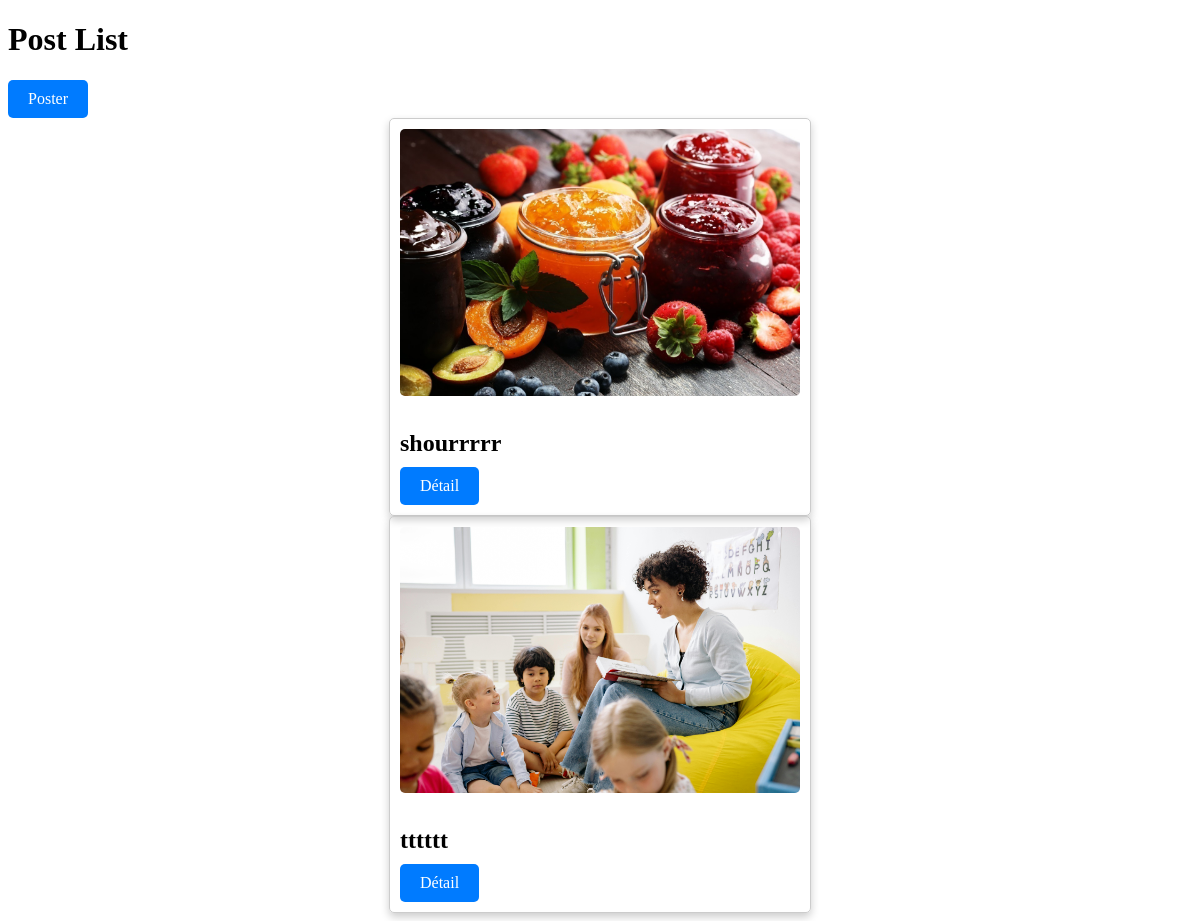
Screenshot of /blog/ with the database file from the repository.
### blog/models.py (models this page shows, shortened)
class Post(models.Model):
    title = models.CharField(max_length=200, unique=True)
    slug = models.SlugField(max_length=200, unique=True)
    author = models.ForeignKey(User, on_delete= models.CASCADE,related_name='blog_posts')
    updated_on = models.DateTimeField(auto_now= True)
    content = models.TextField()
    created_on = models.DateTimeField(auto_now_add=True)
    status = models.IntegerField(choices=STATUS, default=0)
    image=models.ImageField(blank=True)
    class Meta:
        ordering = ['-created_on']

### blog/views.py (the view)
# urls.py: path('', PostListView.as_view(), name='post_list'),
class PostListView(ListView):
    model = Post
    template_name = 'blog/post_list.html'
    context_object_name = 'posts'

### blog/templates/blog/post_list.html (shortened to what this page needs)
<!DOCTYPE html>
<html>
<head>
</head>
<body>
    <h1>Post List</h1>
    <a href="{% url 'post_create' %}" class="button">Poster</a>
    {% for post in posts %}
        <div class="card">
            <img src="{{ post.image.url }}" alt="{{ post.title }}">
            <h2>{{ post.title }}</h2>
            <a href="{% url 'post_detail' post.pk %}" class="button">Détail</a>
        </div>
    {% empty %}
        <p>Aucun post n'est disponible pour le moment.</p>
    {% endfor %}
</body>
</html>

### blog/templates/blog/post_list.html (style rules this page uses)
.card { margin-bottom: 20px; border: 1px solid #ccc; border-radius: 5px; padding: 10px; box-shadow: 0 4px 8px 0 rgba(0,0,0,0.2); max-width: 400px; margin: 0 auto; }
.card img { width: 100%; height: auto; border-radius: 5px; margin-bottom: 10px; }
.card h2 { font-size: 24px; margin-bottom: 10px; }
.button { display: inline-block; padding: 10px 20px; background-color: #007bff; color: #fff; border: none; border-radius: 5px; text-decoration: none; cursor: pointer; transition: background-color 0.3s ease; }

### rows the page displays
Post: image (picture), title "shourrrrr"
Post: image (picture), title "tttttt"
